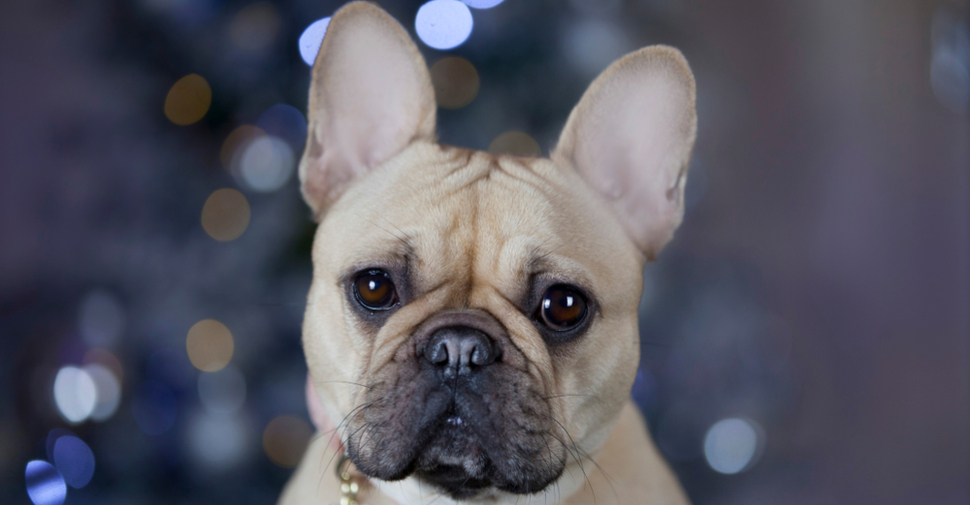
#> input picture dog.jpg, 970 x 505 px
$ python imageTranslation.py
#> lines starting #> are read from the running program, lines starting #| are printed output that depends on the picture
# Shifting of image to one location to another is also know as Translation
import cv2 as cv
import numpy as np

img = cv.imread("dog.jpg")
#> img is the input picture: shape (505, 970, 3); mean B, G, R 97.4, 86.1, 86.8

height, width = img.shape[:2]
#> height = 505; width = 970

qHeight, qWidth = height/4, width/4
#> qHeight = 126.2; qWidth = 242.5

t = np.float32([[1, 0, qWidth], [0, 1, qHeight]])
#> t = [[1, 0, 242.5], [0, 1, 126.2]]

imgTranslation = cv.warpAffine(img, t, (width, height))
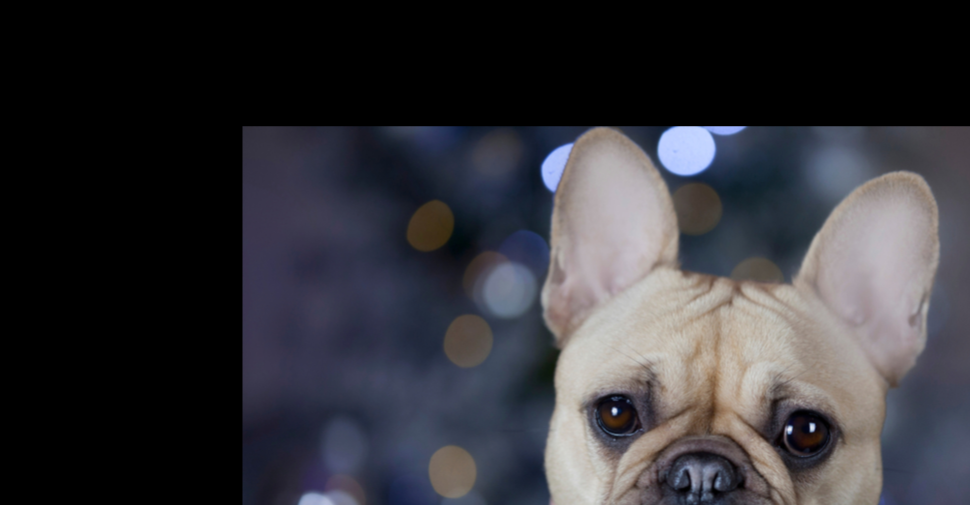
#> imgTranslation: shape (505, 970, 3); mean B, G, R 57.2, 52, 52.6

cv.imshow("Original Image", img)
cv.imshow("Translation", imgTranslation)
cv.waitKey(0)

cv.destroyAllWindows()
